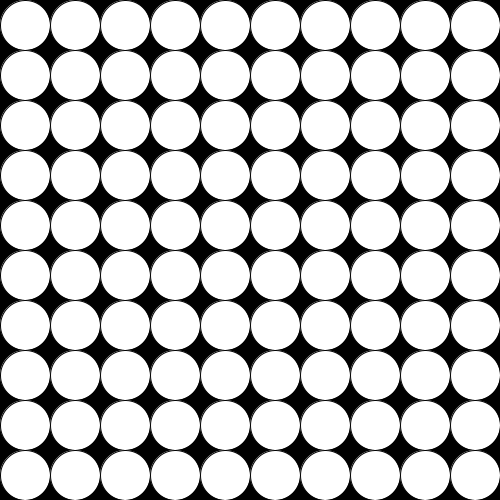
Frame 1 (no input)
Frame 60 (the mouse pressed at the canvas centre just before this capture): identical to frame 1, image omitted
Frame 120 (the mouse held since frame 60 and released just before this capture): identical to frame 1, image omitted

The Processing sketch that drew this single still picture (run headless with seeded random() and noise(); from frame 60 on, the mouse is pressed at the canvas centre):

// Processing sketch: day_06_03_nestedForLoops
// ── day_06_03_nestedForLoops.pde
//----------------------------------------------------
// DT Bootcamp 2014, Parsons the New School for Design. 
// Day 6 - nested for() loops pt 1
// http://processing.org/reference/for.html
// written by Dylan Shad
//----------------------------------------------------

void setup() {
  size(500, 500);
}

void draw() {
background(0);

// the for loop can be nested inside itself, to create even more intricate processes.
// This is how 2 dimensional patterns are commonly made.

  // here, the first for loop iterates between ten columns
  for(int i = 0; i < 10; i++) {
    // while the second fills each column with ten circles, spaced into rows.
    for(int j = 0; j < 10; j++) {
      // so, each ellipse has its x displaced by the iterating test of the first loop ("i")
      // while their y coordinates are displaced by that of the second loop ("j")
      ellipse(25+(i*50), 25+(j*50), 50, 50);
    }
  }
}
